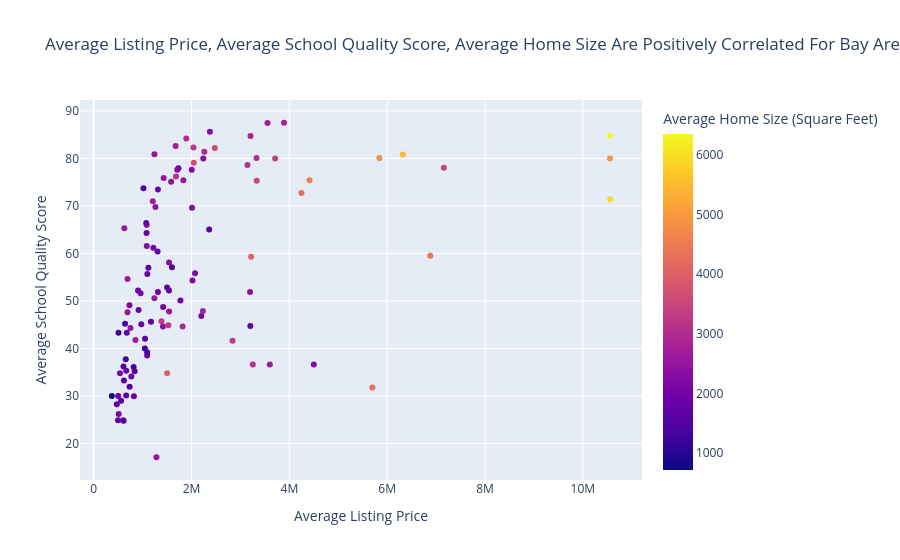

Source (notebook cell):
### Code cell
# Need to run configure_plotly_browser_state() if you are in Google colab
configure_plotly_browser_state()

# drop houses that have null cities, school score, or price
#technically not needed, since there are no null cities nor prices
city_school_price_clean = df.dropna(subset = ['City', 'School score', 'Price', 'Home size'])

#rename 'Price' to 'Listing Price' to make it more clear
city_school_price_clean = city_school_price_clean.rename(columns={"Price":"Listing Price",
                                                                  "School score":"School Quality Score",
                                                                  "Home size":"Home Size"})

#group by city, get the average price for each city
avg_price_by_city = city_school_price_clean.groupby('City')['Listing Price'].mean()

#group by city, get the average school quality for each city
avg_school_score_by_city = city_school_price_clean.groupby('City')['School Quality Score'].mean()

#group by city, get the average home size for each city
avg_home_size_by_city = city_school_price_clean.groupby('City')['Home Size'].mean()

#concat the two average Series into one Dataframe indexed by city
averaged_by_city = pd.concat([avg_price_by_city, avg_school_score_by_city, avg_home_size_by_city], axis=1)

#rename 'Price' to 'Listing Price' to make it more clear
averaged_by_city = averaged_by_city.rename(columns={"Listing Price":"Average Listing Price",
                                                    "School Quality Score":"Average School Quality Score",
                                                    "Home Size":"Average Home Size (Square Feet)"})

averaged_by_city_default_index = averaged_by_city.reset_index()
px.scatter(averaged_by_city_default_index, x="Average Listing Price", y="Average School Quality Score", hover_data="City", color="Average Home Size (Square Feet)", title="Average Listing Price, Average School Quality Score, Average Home Size Are Positively Correlated For Bay Area Houses")

### Figure 1 — Plotly figure (JSON) as saved in the notebook; plotly's stock layout.template omitted (floating-point values rounded to 4 significant figures)
{"data": [{"customdata": [["Alameda"], ["Alamo"], ["Albany"], ["Antioch"], ["Atherton"], ["Bay Point"], ["Belmont"], ["Belvedere"], ["Benicia"], ["Berkeley"], ["Bolinas"], ["Boulder Creek"], ["Brentwood"], ["Brisbane"], ["Burlingame"], ["Byron"], ["Campbell"], ["Castro Valley"], ["Clayton"], ["Concord"], ["Corte Madera"], ["Crockett"], ["Cupertino"], ["Daly City"], ["Danville"], ["Discovery Bay"], ["Dublin"], ["East Palo Alto"], ["El Cerrito"], ["El Granada"], ["El Sobrante"], ["Emeryville"], ["Fairfax"], ["Foster City"], ["Fremont"], ["Greenbrae"], ["Half Moon Bay"], ["Hayward"], ["Hercules"], ["Hillsborough"], ["Kensington"], ["Kentfield"], ["Knightsen"], ["La Honda"], ["Lafayette"], ["Larkspur"], ["Livermore"], ["Los Altos"], ["Los Altos Hills"], ["Los Gatos"], ["Martinez"], ["Menlo Park"], ["Mill Valley"], ["Millbrae"], ["Milpitas"], ["Montara"], ["Monte Sereno"], ["Moraga"], ["Morgan Hill"], ["Mountain House"], ["Mountain View"], ["Muir Beach"], ["Newark"], ["Nicasio"], ["Novato"], ["Oakland"], ["Oakley"], ["Orinda"], ["Pacheco"], ["Pacifica"], ["Palo Alto"], ["Pescadero"], ["Piedmont"], ["Pinole"], ["Pittsburg"], ["Pleasant Hill"], ["Pleasanton"], ["Point Richmond"], ["Portola Valley"], ["Redwood City"], ["Richmond"], ["Rodeo"], ["Ross"], ["San Anselmo"], ["San Bruno"], ["San Carlos"], ["San Francisco"], ["San Geronimo"], ["San Jose"], ["San Leandro"], ["San Lorenzo"], ["San Mateo"], ["San Pablo"], ["San Rafael"], ["San Ramon"], ["Santa Clara"], ["Saratoga"], ["Sausalito"], ["South San Francisco"], ["Spbl"], ["Stanford"], ["Stinson Beach"], ["Sunnyvale"], ["Sunol"], ["Tiburon"], ["Tracy"], ["Union City"], ["Vallejo"], ["Walnut Creek"], ["Woodside"]], "hovertemplate": "Average Listing Price=%{x}<br>Average School Quality Score=%{y}<br>City=%{customdata[0]}<br>Average Home Size (Square Feet)=%{marker.color}<extra></extra>", "legendgroup": "", "marker": {"color": [1830.0, 3674.0, 1489.0, 2099.0, 5993.0, 2477.0, 1957, 4883.0, 2175.0, 2323.0, 1749.0, 1405.0, 2523.0, 1805, 3025.0, 1970.0, 1855.0, 2248.0, 2736.0, 1655.0, 2224.0, 1583.0, 2286.0, 1617.0, 3087.0, 2675.0, 2694.0, 1260.0, 1799.0, 2305.0, 1883.0, 1244.0, 1694.0, 2192.0, 1918.0, 2570.0, 2889.0, 1895.0, 2498.0, 4841.0, 1688.0, 4574.0, 4041, 2038.0, 3264.0, 2212.0, 2084.0, 2656.0, 6346.0, 3526.0, 1704.0, 2401.0, 2925.0, 2271, 1988.0, 3286, 4253.0, 2754.0, 3249.0, 2588.0, 1741, 2588, 1956.0, 2833.0, 2615.0, 1641.0, 2121.0, 3006.0, 1268.0, 1728, 3473.0, 4275, 4080.0, 1633.0, 1728.0, 1950.0, 2537.0, 2545.0, 2796.0, 2171.0, 1564.0, 1661.0, 5465, 2387.0, 1690.0, 2344.0, 2128.0, 3262, 1929.0, 1546.0, 1365.0, 1957.0, 1963.0, 2525.0, 2511.0, 1722.0, 2889.0, 3117.0, 1510.0, 720, 3052.0, 2260, 1533.0, 3632.0, 3429.0, 2666.0, 1825.0, 1693.0, 2416.0, 4437.0], "coloraxis": "coloraxis", "symbol": "circle"}, "mode": "markers", "name": "", "orientation": "v", "showlegend": false, "type": "scatter", "x": [1080000.0, 2045000.0, 1015875, 509500.0, 10560000.0, 597400.0, 1732000.0, 10555750, 730500.0, 1538000.0, 3202000.0, 640645, 690700.0, 1305500, 3328125, 768000, 1539000.0, 1084000.0, 1083000.0, 662500.0, 1707150, 607700.0, 2375000.0, 1049000.0, 1682000.0, 691100.0, 1207000.0, 1045000.0, 916200.0, 1414000, 664800.0, 815500, 1073000.0, 2004000.0, 1312000.0, 1831000.0, 1817000.0, 821000.0, 750300.0, 5840000.0, 1095000.0, 4412000.0, 1500000, 1418000.0, 2038000.0, 2071000.0, 957300.0, 3552000.0, 10550000.0, 3332000.0, 675400.0, 3195000.0, 2261000.0, 2009000.0, 1218000.0, 2838000.0, 4246000.0, 1674000.0, 1525000.0, 625200.0, 2360000.0, 3600000, 1091000.0, 2231000, 1240000.0, 835600.0, 536000.0, 1892000.0, 506000.0, 1117000.0, 7158000.0, 5696000.0, 3217350, 616800.0, 496600.0, 906000.0, 1430000.0, 1281000.0, 3891000.0, 2018000.0, 612200.0, 558700.0, 6318000.0, 1582000.0, 1170000.0, 2240000.0, 2199000.0, 1385000, 1313000.0, 733000.0, 654400.0, 1773000.0, 499100.0, 1541000.0, 1241000.0, 1499000.0, 3205000.0, 3252000.0, 1093000.0, 370000, 3142500, 4500000, 1599000.0, 2475000.0, 3708000.0, 852300.0, 972200.0, 471300.0, 1261000.0, 6882000.0], "xaxis": "x", "y": [64.28, 79.1, 73.7, 26.21, 71.4, 24.9, 77.9, 80, 49.1, 58.06, 44.7, 45.2, 47.6, 60.4, 80.1, 34.1, 52.2, 61.56, 66, 30.12, 77.6, 36.2, 85.6, 42.06, 76.21, 54.6, 71, 40, 48.1, 44.6, 35.3, 36.1, 66.4, 77.6, 73.47, 75.4, 44.6, 29.95, 44.3, 80.1, 55.69, 75.4, 34.8, 48.7, 82.3, 55.8, 51.61, 87.45, 84.78, 75.3, 43.3, 51.9, 81.4, 69.6, 61.2, 41.6, 72.7, 82.6, 44.9, 65.3, 65.05, 36.6, 38.5, 47.9, 50.58, 35.2, 34.8, 84.2, 43.3, 57, 78.02, 31.8, 59.31, 33.25, 24.9, 52.2, 75.85, 17.1, 87.5, 54.28, 24.79, 29, 80.8, 75.1, 45.6, 80, 46.84, 45.7, 51.89, 31.93, 37.7, 50.09, 30, 47.78, 80.88, 52.83, 84.7, 36.6, 39.2, 30, 78.6, 36.6, 57.08, 82.2, 80, 41.8, 45.1, 28.24, 69.76, 59.5], "yaxis": "y"}], "layout": {"coloraxis": {"colorbar": {"title": {"text": "Average Home Size (Square Feet)"}}, "colorscale": [[0, "#0d0887"], [0.1111, "#46039f"], [0.2222, "#7201a8"], [0.3333, "#9c179e"], [0.4444, "#bd3786"], [0.5556, "#d8576b"], [0.6667, "#ed7953"], [0.7778, "#fb9f3a"], [0.8889, "#fdca26"], [1, "#f0f921"]]}, "legend": {"tracegroupgap": 0}, "title": {"text": "Average Listing Price, Average School Quality Score, Average Home Size Are Positively Correlated For Bay Area Houses"}, "xaxis": {"anchor": "y", "domain": [0, 1], "title": {"text": "Average Listing Price"}}, "yaxis": {"anchor": "x", "domain": [0, 1], "title": {"text": "Average School Quality Score"}}}}
